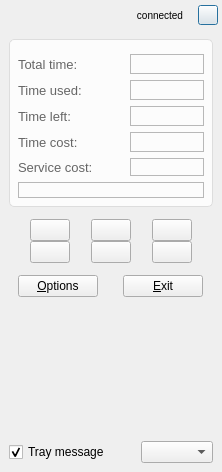
<?xml version="1.0" encoding="UTF-8"?>
<ui version="4.0">
 <class>MiniDialog</class>
 <widget class="QDialog" name="MiniDialog">
  <property name="geometry">
   <rect>
    <x>0</x>
    <y>0</y>
    <width>222</width>
    <height>472</height>
   </rect>
  </property>
  <property name="sizePolicy">
   <sizepolicy hsizetype="Maximum" vsizetype="Preferred">
    <horstretch>0</horstretch>
    <verstretch>0</verstretch>
   </sizepolicy>
  </property>
  <property name="minimumSize">
   <size>
    <width>220</width>
    <height>0</height>
   </size>
  </property>
  <property name="maximumSize">
   <size>
    <width>222</width>
    <height>16777215</height>
   </size>
  </property>
  <property name="windowTitle">
   <string notr="true"/>
  </property>
  <property name="windowIcon">
   <iconset resource="../../resource/clientApp.qrc">
    <normaloff>:/icons/icons/Common/client.ico</normaloff>:/icons/icons/Common/client.ico</iconset>
  </property>
  <property name="styleSheet">
   <string notr="true"/>
  </property>
  <property name="cssType" stdset="0">
   <string notr="true">customFrameDlg</string>
  </property>
  <layout class="QVBoxLayout" name="verticalLayout">
   <property name="spacing">
    <number>0</number>
   </property>
   <property name="margin">
    <number>0</number>
   </property>
   <item>
    <widget class="QWidget" name="dlgHeaderWidget" native="true">
     <property name="sizePolicy">
      <sizepolicy hsizetype="Preferred" vsizetype="Fixed">
       <horstretch>0</horstretch>
       <verstretch>0</verstretch>
      </sizepolicy>
     </property>
     <property name="minimumSize">
      <size>
       <width>0</width>
       <height>30</height>
      </size>
     </property>
     <property name="maximumSize">
      <size>
       <width>16777215</width>
       <height>30</height>
      </size>
     </property>
     <property name="styleSheet">
      <string notr="true"/>
     </property>
     <property name="cssType" stdset="0">
      <string notr="true">dialogHeader</string>
     </property>
     <layout class="QHBoxLayout" name="horizontalLayout_3">
      <property name="spacing">
       <number>4</number>
      </property>
      <property name="topMargin">
       <number>0</number>
      </property>
      <property name="rightMargin">
       <number>4</number>
      </property>
      <property name="bottomMargin">
       <number>0</number>
      </property>
      <item>
       <widget class="QLabel" name="userNameLabel">
        <property name="styleSheet">
         <string notr="true">QLabel {
	color: #ffffff;
	font: bold 11px;
}</string>
        </property>
        <property name="text">
         <string notr="true"/>
        </property>
       </widget>
      </item>
      <item>
       <widget class="QLabel" name="connStatusTextLabel">
        <property name="styleSheet">
         <string notr="true">QLabel {
	font:10px;
}</string>
        </property>
        <property name="text">
         <string>connected</string>
        </property>
        <property name="alignment">
         <set>Qt::AlignRight|Qt::AlignTrailing|Qt::AlignVCenter</set>
        </property>
       </widget>
      </item>
      <item>
       <widget class="QLabel" name="connStatusIconLabel">
        <property name="sizePolicy">
         <sizepolicy hsizetype="Maximum" vsizetype="Maximum">
          <horstretch>0</horstretch>
          <verstretch>0</verstretch>
         </sizepolicy>
        </property>
        <property name="text">
         <string/>
        </property>
        <property name="pixmap">
         <pixmap resource="../../resource/clientApp.qrc">:/icons/icons/MiniWindow/connection-green.png</pixmap>
        </property>
        <property name="alignment">
         <set>Qt::AlignRight|Qt::AlignTrailing|Qt::AlignVCenter</set>
        </property>
       </widget>
      </item>
      <item>
       <widget class="QPushButton" name="minimizeButton">
        <property name="sizePolicy">
         <sizepolicy hsizetype="Maximum" vsizetype="Preferred">
          <horstretch>0</horstretch>
          <verstretch>0</verstretch>
         </sizepolicy>
        </property>
        <property name="minimumSize">
         <size>
          <width>20</width>
          <height>20</height>
         </size>
        </property>
        <property name="maximumSize">
         <size>
          <width>20</width>
          <height>20</height>
         </size>
        </property>
        <property name="toolTip">
         <string>minimize to system tray</string>
        </property>
        <property name="styleSheet">
         <string notr="true">QPushButton[cssType=&quot;smallButton&quot;] {
	border:none;
    image: url(:/styles/styles/Button/btn-close-normal.png);
}

QPushButton[cssType=&quot;smallButton&quot;]:selected {
	image: url(:/styles/styles/Button/btn-close-down.png);
}

QPushButton[cssType=&quot;smallButton&quot;]:hover {
	image: url(:/styles/styles/Button/btn-close-hover.png);
}

QPushButton[cssType=&quot;smallButton&quot;]:disabled {
	image: url(:/styles/styles/Button/btn-close-disabled.png);
}</string>
        </property>
        <property name="text">
         <string/>
        </property>
        <property name="iconSize">
         <size>
          <width>16</width>
          <height>16</height>
         </size>
        </property>
        <property name="flat">
         <bool>false</bool>
        </property>
        <property name="cssType" stdset="0">
         <string notr="true">smallButton</string>
        </property>
       </widget>
      </item>
     </layout>
    </widget>
   </item>
   <item>
    <widget class="QWidget" name="dlgContentWidget" native="true">
     <property name="sizePolicy">
      <sizepolicy hsizetype="Preferred" vsizetype="Preferred">
       <horstretch>0</horstretch>
       <verstretch>0</verstretch>
      </sizepolicy>
     </property>
     <property name="minimumSize">
      <size>
       <width>0</width>
       <height>0</height>
      </size>
     </property>
     <property name="maximumSize">
      <size>
       <width>16777215</width>
       <height>16777215</height>
      </size>
     </property>
     <property name="styleSheet">
      <string notr="true">QFrame[cssType=&quot;blueFrame&quot;] {
	border: 1px solid #7F9CB9;
}</string>
     </property>
     <property name="cssType" stdset="0">
      <string>dialogContent</string>
     </property>
     <layout class="QVBoxLayout" name="verticalLayout_3">
      <property name="spacing">
       <number>12</number>
      </property>
      <item>
       <widget class="QGroupBox" name="groupBox">
        <property name="styleSheet">
         <string notr="true">QGroupBox {
	background: #fcfcfc;
	border: 1px solid #dddddd;
	border-radius: 5px;
}</string>
        </property>
        <property name="title">
         <string/>
        </property>
        <layout class="QVBoxLayout" name="verticalLayout_2">
         <property name="spacing">
          <number>0</number>
         </property>
         <property name="margin">
          <number>8</number>
         </property>
         <item>
          <layout class="QGridLayout" name="gridLayout_3" columnstretch="3,2" columnminimumwidth="0,0">
           <property name="leftMargin">
            <number>0</number>
           </property>
           <property name="topMargin">
            <number>6</number>
           </property>
           <property name="rightMargin">
            <number>0</number>
           </property>
           <property name="bottomMargin">
            <number>6</number>
           </property>
           <property name="verticalSpacing">
            <number>6</number>
           </property>
           <item row="0" column="0">
            <widget class="QLabel" name="totalTimeTitleLabel">
             <property name="font">
              <font>
               <pointsize>-1</pointsize>
               <weight>50</weight>
               <italic>false</italic>
               <bold>false</bold>
              </font>
             </property>
             <property name="styleSheet">
              <string notr="true">QLabel {
	color: #666666;
	font: 13px;
}</string>
             </property>
             <property name="text">
              <string>Total time:</string>
             </property>
            </widget>
           </item>
           <item row="0" column="1">
            <widget class="QFrame" name="frame_7">
             <property name="styleSheet">
              <string notr="true"/>
             </property>
             <property name="frameShape">
              <enum>QFrame::StyledPanel</enum>
             </property>
             <property name="frameShadow">
              <enum>QFrame::Raised</enum>
             </property>
             <property name="cssType" stdset="0">
              <string notr="true">blueFrame</string>
             </property>
             <layout class="QHBoxLayout" name="horizontalLayout_10">
              <property name="spacing">
               <number>0</number>
              </property>
              <property name="margin">
               <number>0</number>
              </property>
              <item>
               <spacer name="horizontalSpacer_6">
                <property name="orientation">
                 <enum>Qt::Horizontal</enum>
                </property>
                <property name="sizeHint" stdset="0">
                 <size>
                  <width>10</width>
                  <height>10</height>
                 </size>
                </property>
               </spacer>
              </item>
              <item>
               <widget class="QLabel" name="totalTimeLabel">
                <property name="font">
                 <font>
                  <family>12</family>
                  <pointsize>-1</pointsize>
                  <weight>50</weight>
                  <italic>false</italic>
                  <bold>false</bold>
                 </font>
                </property>
                <property name="styleSheet">
                 <string notr="true">QLabel {
	color: #333333;
	font: 13px bold;
}</string>
                </property>
                <property name="text">
                 <string notr="true"/>
                </property>
               </widget>
              </item>
             </layout>
            </widget>
           </item>
           <item row="1" column="0">
            <widget class="QLabel" name="timeUsedTitleLabel">
             <property name="font">
              <font>
               <pointsize>-1</pointsize>
               <weight>50</weight>
               <italic>false</italic>
               <bold>false</bold>
              </font>
             </property>
             <property name="styleSheet">
              <string notr="true">QLabel {
	color: #666666;
	font: 13px;
}</string>
             </property>
             <property name="text">
              <string>Time used:</string>
             </property>
            </widget>
           </item>
           <item row="1" column="1">
            <widget class="QFrame" name="frame_8">
             <property name="styleSheet">
              <string notr="true"/>
             </property>
             <property name="frameShape">
              <enum>QFrame::StyledPanel</enum>
             </property>
             <property name="frameShadow">
              <enum>QFrame::Raised</enum>
             </property>
             <property name="cssType" stdset="0">
              <string notr="true">blueFrame</string>
             </property>
             <layout class="QHBoxLayout" name="horizontalLayout_11">
              <property name="spacing">
               <number>0</number>
              </property>
              <property name="margin">
               <number>0</number>
              </property>
              <item>
               <spacer name="horizontalSpacer_7">
                <property name="orientation">
                 <enum>Qt::Horizontal</enum>
                </property>
                <property name="sizeHint" stdset="0">
                 <size>
                  <width>10</width>
                  <height>10</height>
                 </size>
                </property>
               </spacer>
              </item>
              <item>
               <widget class="QLabel" name="timeUsedTextLabel">
                <property name="font">
                 <font>
                  <family>12</family>
                  <pointsize>-1</pointsize>
                  <weight>50</weight>
                  <italic>false</italic>
                  <bold>false</bold>
                 </font>
                </property>
                <property name="styleSheet">
                 <string notr="true">QLabel {
	color: #333333;
	font: 13px bold;
}</string>
                </property>
                <property name="text">
                 <string notr="true"/>
                </property>
               </widget>
              </item>
             </layout>
            </widget>
           </item>
           <item row="2" column="0">
            <widget class="QLabel" name="timeLeftTitleLabel">
             <property name="font">
              <font>
               <pointsize>-1</pointsize>
               <weight>50</weight>
               <italic>false</italic>
               <bold>false</bold>
              </font>
             </property>
             <property name="styleSheet">
              <string notr="true">QLabel {
	color: #666666;
	font: 13px;
}</string>
             </property>
             <property name="text">
              <string>Time left:</string>
             </property>
            </widget>
           </item>
           <item row="2" column="1">
            <widget class="QFrame" name="frame_9">
             <property name="styleSheet">
              <string notr="true"/>
             </property>
             <property name="frameShape">
              <enum>QFrame::StyledPanel</enum>
             </property>
             <property name="frameShadow">
              <enum>QFrame::Raised</enum>
             </property>
             <property name="cssType" stdset="0">
              <string notr="true">blueFrame</string>
             </property>
             <layout class="QHBoxLayout" name="horizontalLayout_12">
              <property name="spacing">
               <number>0</number>
              </property>
              <property name="margin">
               <number>0</number>
              </property>
              <item>
               <spacer name="horizontalSpacer_8">
                <property name="orientation">
                 <enum>Qt::Horizontal</enum>
                </property>
                <property name="sizeHint" stdset="0">
                 <size>
                  <width>10</width>
                  <height>10</height>
                 </size>
                </property>
               </spacer>
              </item>
              <item>
               <widget class="QLabel" name="timeLeftTextLabel">
                <property name="font">
                 <font>
                  <family>12</family>
                  <pointsize>-1</pointsize>
                  <weight>50</weight>
                  <italic>false</italic>
                  <bold>false</bold>
                 </font>
                </property>
                <property name="styleSheet">
                 <string notr="true">QLabel {
	color: #333333;
	font: 13px bold;
}</string>
                </property>
                <property name="text">
                 <string notr="true"/>
                </property>
               </widget>
              </item>
             </layout>
            </widget>
           </item>
           <item row="3" column="0">
            <widget class="QLabel" name="timeFeeTitleLabel">
             <property name="font">
              <font>
               <pointsize>-1</pointsize>
               <weight>50</weight>
               <italic>false</italic>
               <bold>false</bold>
              </font>
             </property>
             <property name="styleSheet">
              <string notr="true">QLabel {
	color: #666666;
	font: 13px;
}</string>
             </property>
             <property name="text">
              <string>Time cost:</string>
             </property>
            </widget>
           </item>
           <item row="3" column="1">
            <widget class="QFrame" name="frame_10">
             <property name="styleSheet">
              <string notr="true"/>
             </property>
             <property name="frameShape">
              <enum>QFrame::StyledPanel</enum>
             </property>
             <property name="frameShadow">
              <enum>QFrame::Raised</enum>
             </property>
             <property name="cssType" stdset="0">
              <string notr="true">blueFrame</string>
             </property>
             <layout class="QHBoxLayout" name="horizontalLayout_13">
              <property name="spacing">
               <number>0</number>
              </property>
              <property name="margin">
               <number>0</number>
              </property>
              <item>
               <spacer name="horizontalSpacer_9">
                <property name="orientation">
                 <enum>Qt::Horizontal</enum>
                </property>
                <property name="sizeHint" stdset="0">
                 <size>
                  <width>10</width>
                  <height>10</height>
                 </size>
                </property>
               </spacer>
              </item>
              <item>
               <widget class="QLabel" name="timeFeeTextLabel">
                <property name="font">
                 <font>
                  <family>12</family>
                  <pointsize>-1</pointsize>
                  <weight>50</weight>
                  <italic>false</italic>
                  <bold>false</bold>
                 </font>
                </property>
                <property name="styleSheet">
                 <string notr="true">QLabel {
	color: #333333;
	font: 13px bold;
}</string>
                </property>
                <property name="text">
                 <string notr="true"/>
                </property>
               </widget>
              </item>
             </layout>
            </widget>
           </item>
           <item row="4" column="0">
            <widget class="QLabel" name="serviceFeeTitleLabel">
             <property name="font">
              <font>
               <pointsize>-1</pointsize>
               <weight>50</weight>
               <italic>false</italic>
               <bold>false</bold>
              </font>
             </property>
             <property name="styleSheet">
              <string notr="true">QLabel {
	color: #666666;
	font: 13px;
}</string>
             </property>
             <property name="text">
              <string>Service cost:</string>
             </property>
            </widget>
           </item>
           <item row="4" column="1">
            <widget class="QFrame" name="frame_11">
             <property name="styleSheet">
              <string notr="true"/>
             </property>
             <property name="frameShape">
              <enum>QFrame::StyledPanel</enum>
             </property>
             <property name="frameShadow">
              <enum>QFrame::Raised</enum>
             </property>
             <property name="cssType" stdset="0">
              <string notr="true">blueFrame</string>
             </property>
             <layout class="QHBoxLayout" name="horizontalLayout_14">
              <property name="spacing">
               <number>0</number>
              </property>
              <property name="margin">
               <number>0</number>
              </property>
              <item>
               <spacer name="horizontalSpacer_10">
                <property name="orientation">
                 <enum>Qt::Horizontal</enum>
                </property>
                <property name="sizeHint" stdset="0">
                 <size>
                  <width>10</width>
                  <height>10</height>
                 </size>
                </property>
               </spacer>
              </item>
              <item>
               <widget class="QLabel" name="serviceFeeTextLabel">
                <property name="font">
                 <font>
                  <family>12</family>
                  <pointsize>-1</pointsize>
                  <weight>50</weight>
                  <italic>false</italic>
                  <bold>false</bold>
                 </font>
                </property>
                <property name="styleSheet">
                 <string notr="true">QLabel {
	color: #333333;
	font: 12px bold;
}</string>
                </property>
                <property name="text">
                 <string notr="true"/>
                </property>
               </widget>
              </item>
             </layout>
            </widget>
           </item>
          </layout>
         </item>
         <item>
          <widget class="QFrame" name="frame_2">
           <property name="styleSheet">
            <string notr="true"/>
           </property>
           <property name="frameShape">
            <enum>QFrame::StyledPanel</enum>
           </property>
           <property name="frameShadow">
            <enum>QFrame::Raised</enum>
           </property>
           <layout class="QHBoxLayout" name="horizontalLayout_2">
            <property name="margin">
             <number>0</number>
            </property>
            <item>
             <widget class="QLabel" name="sysMsgIconLabel">
              <property name="sizePolicy">
               <sizepolicy hsizetype="Maximum" vsizetype="Maximum">
                <horstretch>0</horstretch>
                <verstretch>0</verstretch>
               </sizepolicy>
              </property>
              <property name="text">
               <string/>
              </property>
              <property name="pixmap">
               <pixmap resource="../../resource/clientApp.qrc">:/icons/icons/MiniWindow/icon-system-msg.png</pixmap>
              </property>
              <property name="scaledContents">
               <bool>false</bool>
              </property>
             </widget>
            </item>
            <item>
             <widget class="QLabel" name="sysMsgTextLabel">
              <property name="sizePolicy">
               <sizepolicy hsizetype="Preferred" vsizetype="Preferred">
                <horstretch>0</horstretch>
                <verstretch>0</verstretch>
               </sizepolicy>
              </property>
              <property name="minimumSize">
               <size>
                <width>0</width>
                <height>0</height>
               </size>
              </property>
              <property name="maximumSize">
               <size>
                <width>160</width>
                <height>16777215</height>
               </size>
              </property>
              <property name="styleSheet">
               <string notr="true">QLabel {
	color: #666666;
	font: 11px;
}</string>
              </property>
              <property name="text">
               <string notr="true"/>
              </property>
              <property name="scaledContents">
               <bool>true</bool>
              </property>
              <property name="wordWrap">
               <bool>true</bool>
              </property>
             </widget>
            </item>
           </layout>
          </widget>
         </item>
        </layout>
       </widget>
      </item>
      <item>
       <layout class="QGridLayout" name="gridLayout_2">
        <property name="spacing">
         <number>0</number>
        </property>
        <item row="0" column="0">
         <widget class="QcRibbonPushButton" name="sendMessageButton">
          <property name="sizePolicy">
           <sizepolicy hsizetype="Maximum" vsizetype="Fixed">
            <horstretch>0</horstretch>
            <verstretch>0</verstretch>
           </sizepolicy>
          </property>
          <property name="text">
           <string/>
          </property>
          <property name="cssType" stdset="0">
           <string notr="true">bigRibbonButton</string>
          </property>
         </widget>
        </item>
        <item row="0" column="1">
         <widget class="QcRibbonPushButton" name="orderButton">
          <property name="sizePolicy">
           <sizepolicy hsizetype="Maximum" vsizetype="Fixed">
            <horstretch>0</horstretch>
            <verstretch>0</verstretch>
           </sizepolicy>
          </property>
          <property name="text">
           <string/>
          </property>
          <property name="cssType" stdset="0">
           <string notr="true">bigRibbonButton</string>
          </property>
         </widget>
        </item>
        <item row="0" column="2">
         <widget class="QcRibbonPushButton" name="logoutButton">
          <property name="sizePolicy">
           <sizepolicy hsizetype="Maximum" vsizetype="Fixed">
            <horstretch>0</horstretch>
            <verstretch>0</verstretch>
           </sizepolicy>
          </property>
          <property name="text">
           <string/>
          </property>
          <property name="cssType" stdset="0">
           <string notr="true">bigRibbonButton</string>
          </property>
         </widget>
        </item>
        <item row="1" column="0">
         <widget class="QcRibbonPushButton" name="changePwdButton">
          <property name="sizePolicy">
           <sizepolicy hsizetype="Maximum" vsizetype="Fixed">
            <horstretch>0</horstretch>
            <verstretch>0</verstretch>
           </sizepolicy>
          </property>
          <property name="text">
           <string/>
          </property>
          <property name="cssType" stdset="0">
           <string notr="true">bigRibbonButton</string>
          </property>
         </widget>
        </item>
        <item row="1" column="1">
         <widget class="QcRibbonPushButton" name="lockButton">
          <property name="sizePolicy">
           <sizepolicy hsizetype="Maximum" vsizetype="Fixed">
            <horstretch>0</horstretch>
            <verstretch>0</verstretch>
           </sizepolicy>
          </property>
          <property name="text">
           <string/>
          </property>
          <property name="cssType" stdset="0">
           <string notr="true">bigRibbonButton</string>
          </property>
         </widget>
        </item>
        <item row="1" column="2">
         <widget class="QcRibbonPushButton" name="utilitiesButton">
          <property name="sizePolicy">
           <sizepolicy hsizetype="Maximum" vsizetype="Fixed">
            <horstretch>0</horstretch>
            <verstretch>0</verstretch>
           </sizepolicy>
          </property>
          <property name="text">
           <string/>
          </property>
          <property name="cssType" stdset="0">
           <string notr="true">bigRibbonButton</string>
          </property>
         </widget>
        </item>
       </layout>
      </item>
      <item>
       <layout class="QHBoxLayout" name="horizontalLayout">
        <property name="spacing">
         <number>16</number>
        </property>
        <property name="margin">
         <number>0</number>
        </property>
        <item>
         <widget class="QPushButton" name="optionButton">
          <property name="sizePolicy">
           <sizepolicy hsizetype="Maximum" vsizetype="Fixed">
            <horstretch>0</horstretch>
            <verstretch>0</verstretch>
           </sizepolicy>
          </property>
          <property name="styleSheet">
           <string notr="true"/>
          </property>
          <property name="text">
           <string>&amp;Options</string>
          </property>
          <property name="icon">
           <iconset resource="../../resource/clientApp.qrc">
            <normaloff>:/icons/icons/MiniWindow/icon-btn-settings.png</normaloff>:/icons/icons/MiniWindow/icon-btn-settings.png</iconset>
          </property>
          <property name="iconSize">
           <size>
            <width>24</width>
            <height>24</height>
           </size>
          </property>
          <property name="cssType" stdset="0">
           <string notr="true">smallBlueButton</string>
          </property>
         </widget>
        </item>
        <item>
         <widget class="QPushButton" name="exitButton">
          <property name="sizePolicy">
           <sizepolicy hsizetype="Maximum" vsizetype="Fixed">
            <horstretch>0</horstretch>
            <verstretch>0</verstretch>
           </sizepolicy>
          </property>
          <property name="text">
           <string>&amp;Exit</string>
          </property>
          <property name="icon">
           <iconset resource="../../resource/clientApp.qrc">
            <normaloff>:/icons/icons/MiniWindow/icon-btn-exit.png</normaloff>:/icons/icons/MiniWindow/icon-btn-exit.png</iconset>
          </property>
          <property name="iconSize">
           <size>
            <width>24</width>
            <height>24</height>
           </size>
          </property>
          <property name="cssType" stdset="0">
           <string notr="true">smallBlueButton</string>
          </property>
         </widget>
        </item>
       </layout>
      </item>
      <item>
       <widget class="GClickableLabel" name="defaultAdLabel">
        <property name="sizePolicy">
         <sizepolicy hsizetype="Preferred" vsizetype="Preferred">
          <horstretch>0</horstretch>
          <verstretch>0</verstretch>
         </sizepolicy>
        </property>
        <property name="minimumSize">
         <size>
          <width>0</width>
          <height>0</height>
         </size>
        </property>
        <property name="text">
         <string/>
        </property>
        <property name="pixmap">
         <pixmap resource="../../resource/clientApp.qrc">:/extra/extra/extra1.gif</pixmap>
        </property>
        <property name="scaledContents">
         <bool>true</bool>
        </property>
       </widget>
      </item>
      <item>
       <layout class="QHBoxLayout" name="horizontalLayout_4">
        <property name="margin">
         <number>0</number>
        </property>
        <item>
         <widget class="QCheckBox" name="allowTrayMsgCheckBox">
          <property name="sizePolicy">
           <sizepolicy hsizetype="Preferred" vsizetype="Fixed">
            <horstretch>0</horstretch>
            <verstretch>0</verstretch>
           </sizepolicy>
          </property>
          <property name="text">
           <string>Tray message</string>
          </property>
          <property name="checked">
           <bool>true</bool>
          </property>
         </widget>
        </item>
        <item>
         <widget class="QComboBox" name="langComboBox">
          <property name="sizePolicy">
           <sizepolicy hsizetype="Maximum" vsizetype="Fixed">
            <horstretch>0</horstretch>
            <verstretch>0</verstretch>
           </sizepolicy>
          </property>
          <property name="layoutDirection">
           <enum>Qt::LeftToRight</enum>
          </property>
          <property name="frame">
           <bool>true</bool>
          </property>
         </widget>
        </item>
       </layout>
      </item>
     </layout>
    </widget>
   </item>
  </layout>
 </widget>
 <customwidgets>
  <customwidget>
   <class>GClickableLabel</class>
   <extends>QLabel</extends>
   <header>gclickablelabel.h</header>
  </customwidget>
  <customwidget>
   <class>QcRibbonPushButton</class>
   <extends>QPushButton</extends>
   <header>qcribbonpushbutton.h</header>
  </customwidget>
  <customwidget>
   <class>GClickableLabel</class>
   <extends>QLabel</extends>
   <header>gclickablelabel.h</header>
  </customwidget>
 </customwidgets>
 <resources>
  <include location="../../resource/clientApp.qrc"/>
  <include location="../../resource/clientApp.qrc"/>
  <include location="../../resource/clientApp.qrc"/>
  <include location="../../resource/clientApp.qrc"/>
  <include location="../../resource/clientApp.qrc"/>
  <include location="../../resource/clientApp.qrc"/>
  <include location="../../resource/clientApp.qrc"/>
  <include location="../../resource/clientApp.qrc"/>
  <include location="../../resource/clientApp.qrc"/>
  <include location="../../resource/clientApp.qrc"/>
  <include location="../../resource/clientApp.qrc"/>
  <include location="../../resource/clientApp.qrc"/>
  <include location="../../resource/clientApp.qrc"/>
  <include location="../../resource/clientApp.qrc"/>
  <include location="../../resource/clientApp.qrc"/>
  <include location="../../resource/clientApp.qrc"/>
  <include location="../../resource/clientApp.qrc"/>
  <include location="../../resource/clientApp.qrc"/>
  <include location="../../resource/clientApp.qrc"/>
  <include location="../../resource/clientApp.qrc"/>
  <include location="../../resource/clientApp.qrc"/>
  <include location="../../resource/clientApp.qrc"/>
  <include location="../../resource/clientApp.qrc"/>
  <include location="../../resource/clientApp.qrc"/>
  <include location="../../resource/clientApp.qrc"/>
  <include location="../../resource/clientApp.qrc"/>
  <include location="../../resource/clientApp.qrc"/>
  <include location="../../resource/clientApp.qrc"/>
  <include location="../../resource/clientApp.qrc"/>
  <include location="../../resource/clientApp.qrc"/>
  <include location="../../resource/clientApp.qrc"/>
 </resources>
 <connections/>
</ui>
